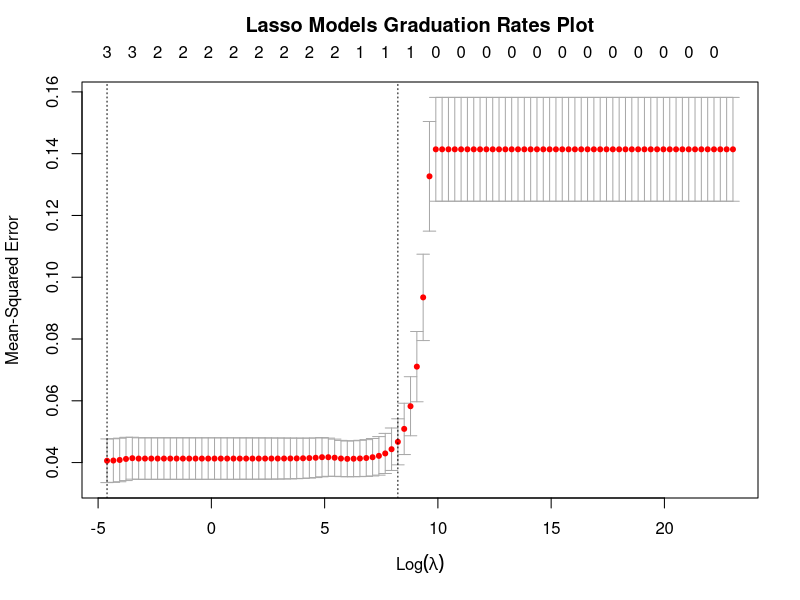

This figure's R source: (Note: this script raises an error after producing the figure.)
library(glmnet)

# read in data
train_data <- read.csv("data/cleaned-data/train-clean-data-w-grad-rate.csv")
test_data <- read.csv("data/cleaned-data/test-clean-data-w-grad-rate.csv")
full_data <- read.csv("data/cleaned-data/clean-data-w-grad-rate.csv")

train_data <- train_data[,-1]
train_data[, c("UNITID", "INSTNM", "STABBR", "CITY", "ZIP", "UGDS_WOMEN", "ICLEVEL")] <- NULL

test_data <- test_data[,-1]
test_data[, c("UNITID", "INSTNM", "STABBR", "CITY", "ZIP", "UGDS_WOMEN", "ICLEVEL")] <- NULL

full_data <- full_data[,-1]
full_data[, c("UNITID", "INSTNM", "STABBR", "CITY", "ZIP", "UGDS_WOMEN", "ICLEVEL")] <- NULL

### TRAIN ###
train_x <- as.matrix(train_data[,-17])
train_y <- train_data$C100_4
grid <- 10^seq(10, -2, length = 100)
set.seed(100)
lasso.mod.grad <- cv.glmnet(train_x, train_y, intercept = FALSE, standardize = FALSE, lambda = grid, alpha = 1)

# save plot
png("images/lasso-grad-rate-models-plot.png")
plot(lasso.mod.grad)
title("Lasso Models Graduation Rates Plot", line=2.5)
dev.off()

# model selection
min_lambda <- lasso.mod.grad$lambda.min
best_fit <- glmnet(train_x, train_y, intercept = FALSE, standardize = FALSE, lambda = min_lambda, alpha = 1)

### TEST ###
test_x <- as.matrix(test_data[,-17])
target_y <- test_data$C100_4
# test set prediction -- MSE
lasso.pred <- predict(best_fit, newx = test_x)
lasso_test_mse.grad <- mean((lasso.pred - target_y)^2)

### FULL DATASET ###
full_x <- as.matrix(full_data[,-17])
full_y <- full_data$C100_4

official_fit <- glmnet(full_x, full_y, intercept = FALSE, standardize = FALSE, lambda = min_lambda, alpha = 1)
lasso_official_coef.grad <- coef(official_fit)

# save RData
save(lasso.mod.grad, min_lambda, lasso_test_mse.grad, lasso_official_coef.grad, file = "data/regressions/lasso-grad-rate-models.RData")
